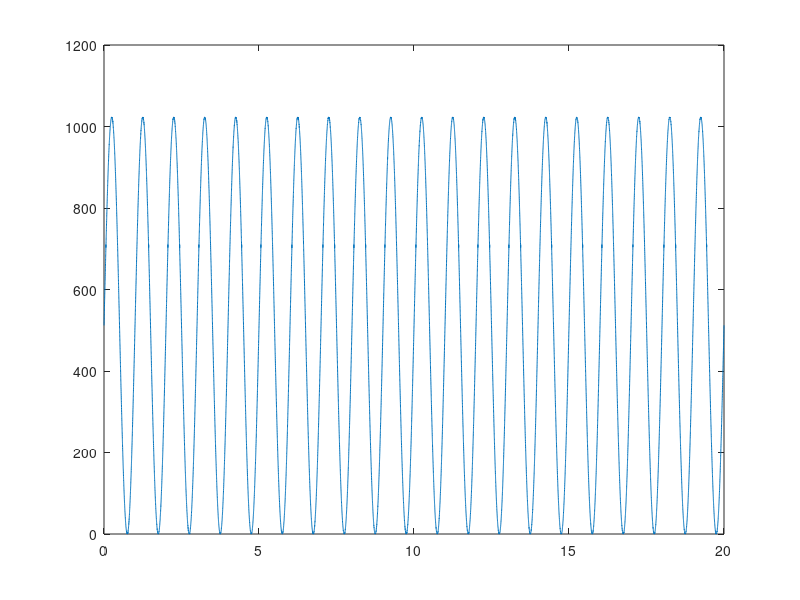

The MATLAB source for this figure: (Note: this script raises an error after producing the figure.)
%% Example of the QWTB use
% Data are simulated and QWTB is used with different algorithms.

%% First prepare simulated data. Suppose ADC sampled sinewave, ADC returned codes:
% Sine wave:
t=[0:1/1e3:20];
y = sin(2*pi*t);

%%
% Add noise:
y = y + normrnd(0,1e-3,size(y));
bits = 10;

%%
% Calculate codes values. It is simualted by quantization and scaling. Usually
% it can be obtained directly by the ADC. Suppose ADC range is -1..1:
codes = y;
rmin = -1;
rmax = 1;
levels = 2.^bits - 1;
codes(codes<rmin) = rmin;
codes(codes>rmax) = rmax;
codes = round((codes-rmin)./2.*levels);

%%
% Introduce ADC error. Instead of generating code 700 ADC erroneously generates 710:
codes(codes==700) = 710;

%%
% The time series returned by ADC is:
figure
%plot(t, (y+1).*1/2.*levels, t, codes);
stairs(t, codes);

%%
% Data is simulated, now create data structure for QWTB.
datain.t.v=t;
datain.y.v = codes;
datain.bits.v = 10;

% Calculation settings structure. Uncertainties are not required.
calcset.unc = '';
calcset.verbose = 1;

% -----------------------------------------------------------------------
%% 1. example use of QWTB - get signal phase:
% Calculate frequency by means of PSFE:
dataout = qwtb('PSFE', datain, calcset);
disp(['calculated frequency is: ' num2str(dataout.f.v, 9) ' Hz'])

%% 2. example use of QWTB - get INL of ADC:
% Calculate integral nonlinearity by means of ADCToolbox:
dataout = qwtb('INL', datain, calcset);
figure
plot(dataout.INL.v)
title('Integral nonlinearity')

% vim settings modeline: vim: foldmarker=%<<<,%>>> fdm=marker fen ft=octave textwidth=80
